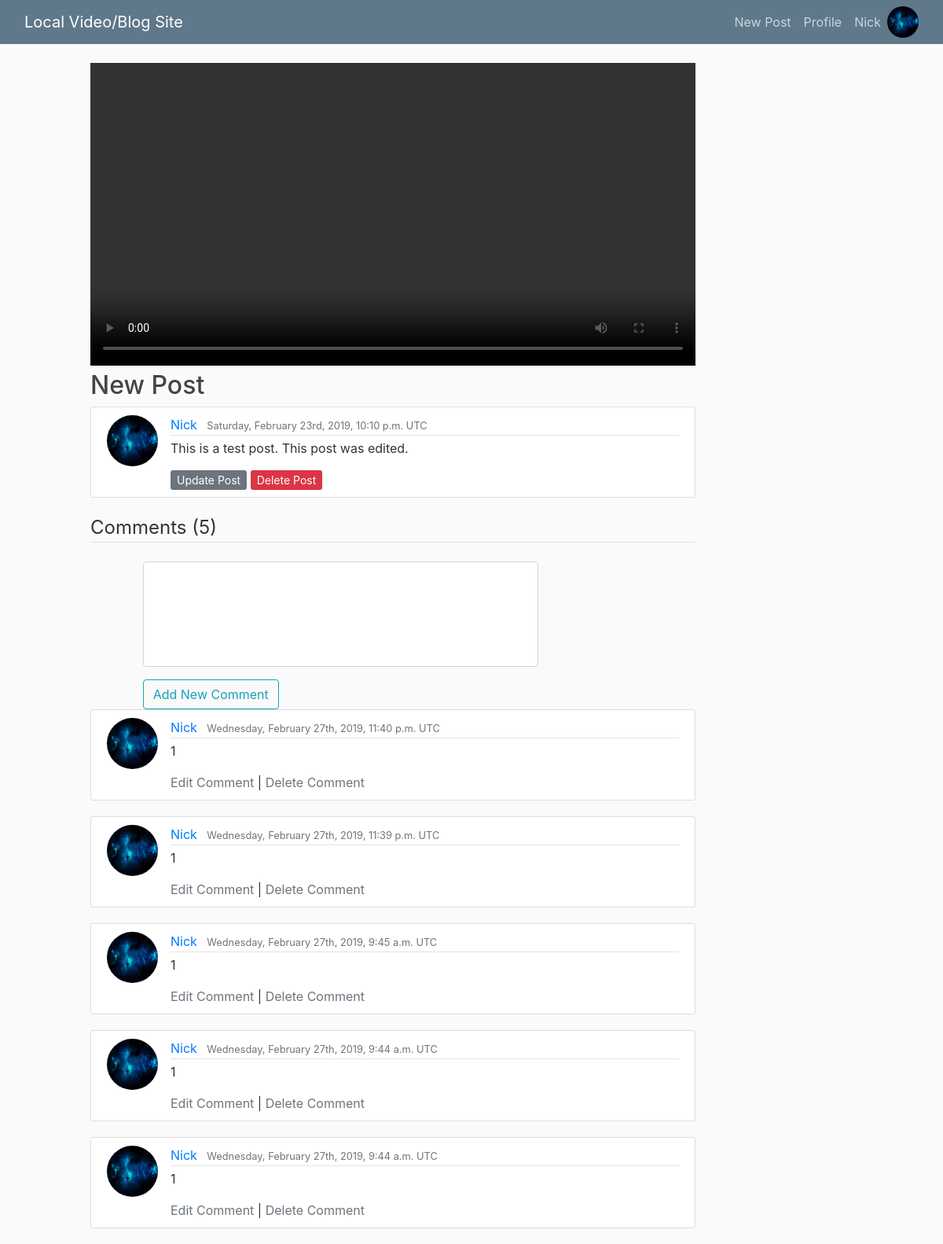
The app's page /posts/3/ (signed in), older data.
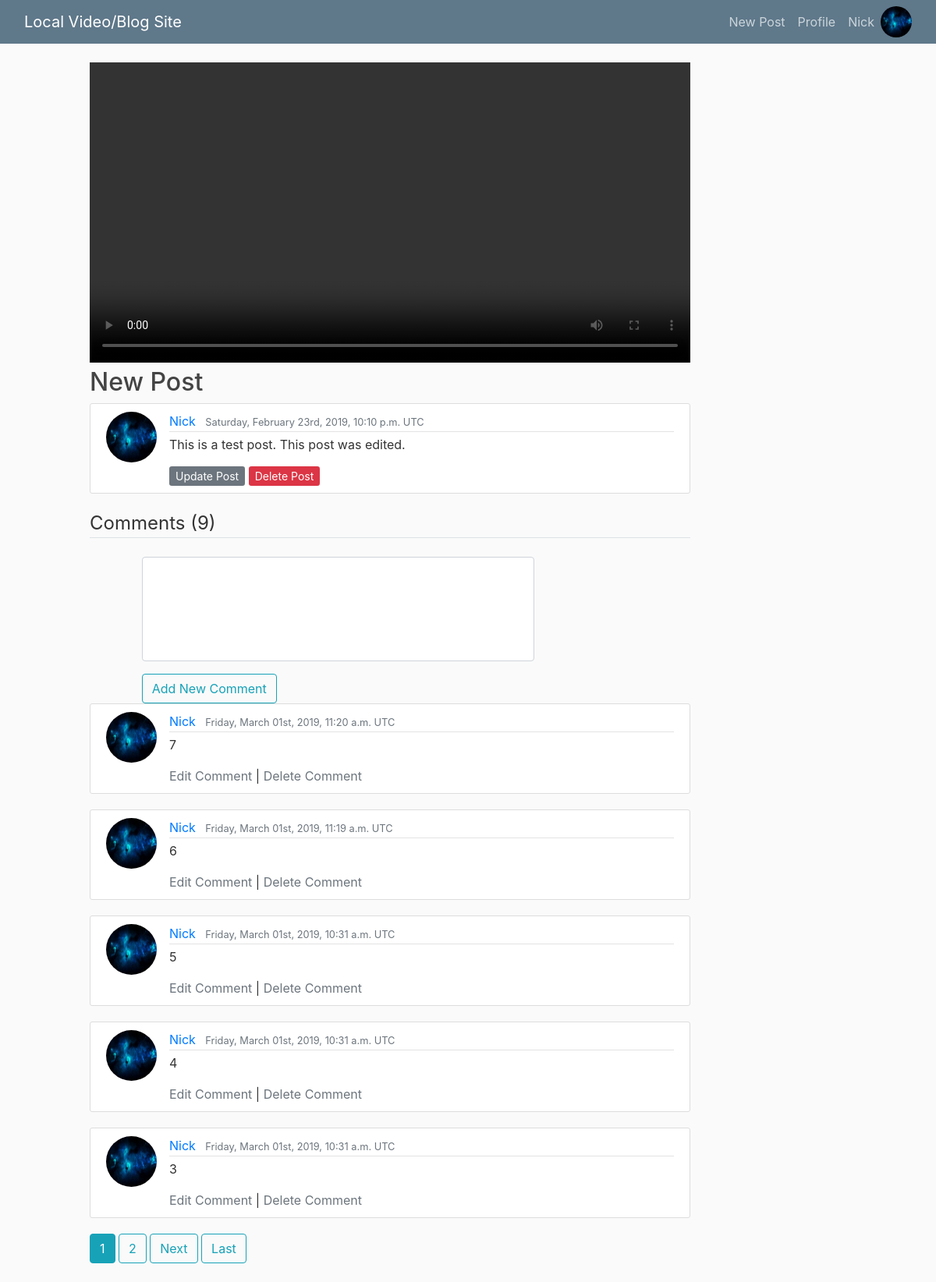
The same page, newer data.
### users/models.py (models this page shows, shortened)
class CustomUser(AbstractUser):
  user_ip = models.GenericIPAddressField(blank=True, null=True, unique=True)
  password = models.GenericIPAddressField(blank=True, null=True)

class Profile(models.Model):
  user = models.OneToOneField(get_user_model(), on_delete=models.CASCADE) # Cascade removes profile if user is deleted
  image = models.ImageField(default='default.jpg', upload_to='profile_pics')

### posts/models.py (models this page shows, shortened)
class Post(models.Model):
  title = models.CharField(max_length=100)
  content = models.TextField()
  date_posted = models.DateTimeField(default=timezone.now) # passing in function for timezone
  author = models.ForeignKey(get_user_model(), on_delete=models.CASCADE) # CASCADE will delete post if user is deleted
  video = models.FileField(blank=True, null=True, upload_to='videos/%Y/%m/%d/',
                           validators=[FileExtensionValidator(allowed_extensions=['mp4', 'ogb', 'webm'])])
  video_thumbnail = models.ImageField(blank=True, default='default_thumbnail.jpg', upload_to='thumbnails/%Y/%m/%d/')

class Comment(models.Model):
  post = models.ForeignKey(Post, on_delete=models.CASCADE)
  author = models.ForeignKey(get_user_model(), on_delete=models.CASCADE)
  comment = models.TextField(verbose_name=u"")
  date_posted = models.DateTimeField(default=timezone.now)

### posts/views.py (the view, shortened to what this page needs)
# urls.py: path('<int:pk>/', PostDetailView.as_view(), name="post-detail"),
class PostDetailView(FormMixin, MultipleObjectMixin, DetailView):
  model = Post
  template_name = 'posts/post_detail.html'
  paginate_by = 5
  form_class = CommentCreationForm
  def get_context_data(self, **kwargs):
    object_list = Comment.objects.filter(post=self.get_object()).order_by('-date_posted')
    context = super(PostDetailView, self).get_context_data(object_list=object_list, **kwargs)
    context['comment_form'] = self.get_form()
    return context

### posts/forms.py
class CommentCreationForm(forms.ModelForm):
  comment = forms.CharField(label="", help_text="", widget=forms.Textarea(attrs={'rows':5,'cols':20, 'style':'resize:none;'}))
  class Meta:
    model = Comment
    fields = ('comment',)

### posts/templates/posts/post_detail.html (shortened to what this page needs)
{% extends "posts/base.html" %}
{% load crispy_forms_tags %}
{% block video %}
<div class="row">
  <div class="col-md-1"></div>
  <div class="col-md-8">
    {% if object.video %}
      <video name="{{ object.video }}" controls width='100%'>
        <source src="{{ object.video.url }}"></source>
      </video>
    {% endif %}
    <h2 class="article-title">{{ object.title }}</h2>
    <article class="media content-section">
      <img class="rounded-circle article-img" src="{{ object.author.profile.image.url }}">
      <div class="media-body">
        <div class="article-metadata">
          <a class="mr-2" href="{% url 'user-posts' object.author.username %}">{{ object.author }}</a>
          <small class="text-muted">{{ object.date_posted|date:"l, F dS, Y, P T" }}</small>
        </div>
        <p class="article-content break-words">{{ object.content }}</p>
        {% if object.author == user %}
        <div>
          <a class="btn-secondary btn-sm mt-1 mb-1" href="{% url 'post-update' object.id %}">Update Post</a>
          <a class="btn-danger btn-sm mt-1 mb-1" href="{% url 'post-delete' object.id %}">Delete Post</a>
        </div>
        {% endif %}
      </div>
    </article>
    <div class="row">
      <div class="col-md-12">
          <legend class="border-bottom mb-4">Comments ({{ page_obj.paginator.count }}) </legend>
      </div>
    </div>
    <div class="row">
      <div class="col-md-1"></div>
      <div class="col-md-8">
        <form method="post">
          {{ comment_form|crispy }}
          <button class="btn btn-outline-info" type="submit">Add New Comment</button>
        </form>
      </div>
    </div>
    {% for com in object_list %}
    <article class="media content-section">
      <img class="rounded-circle article-img" src="{{ com.author.profile.image.url }}">
      <div class="media-body">
        <div class="article-metadata">
          <a class="mr-2" href="{% url 'user-posts' com.author.username %}">{{ com.author }}</a>
          <small class="text-muted">{{ com.date_posted|date:"l, F dS, Y, P T" }}</small>
        </div>
          <p class="break-words">{{ com.comment }}</p>
        {% if com.author == user %}
        <div>
          <a class="text-muted" href="{% url 'comment-update' com.id %}">Edit Comment</a>
          |
          <a class="text-muted" href="{% url 'comment-delete' com.id %}">Delete Comment</a>
        </div>
        {% endif %}
      </div>
    </article>
    {% endfor %}
    {% if is_paginated %}
      {% for num in page_obj.paginator.page_range %}
        {% if page_obj.number == num %}
          <a class="btn btn-info mb-4" href="?page={{ num }}">{{ num }}</a>
        {% elif num > page_obj.number|add:'-3' and num < page_obj.number|add:'3' %}
          <a class="btn btn-outline-info mb-4" href="?page={{ num }}">{{ num }}</a>
        {% endif %}
      {% endfor %}
      {% if page_obj.has_next %}
        <a class="btn btn-outline-info mb-4" href="?page={{ page_obj.next_page_number }}">Next</a>
        <a class="btn btn-outline-info mb-4" href="?page={{ page_obj.paginator.num_pages }}">Last</a>
      {% endif %}
    {% endif %}
  </div>
</div>
{% endblock video %}

### posts/templates/posts/base.html (shortened to what this page needs)
{% extends "posts/shell.html" %}
{% block body %}
    <header class="site-header">
      <nav class="navbar navbar-expand-md navbar-dark bg-steel fixed-top">
        <div class="container-fluid">
          <a class="navbar-brand mr-4" href="/">Local Video/Blog Site</a>
          <div class="collapse navbar-collapse" id="navbarToggle">
            <div class="navbar-nav">
              {% if user.is_authenticated %}
                <a class="nav-item nav-link" href="{% url 'post-create' %}">New Post</a>
                <a class="nav-item nav-link" href="{% url 'profile' %}">Profile</a>
                <a class="nav-item nav-link" href="{% url 'profile' %}">{{ user }}</a>
                <a href="{% url 'profile' %}">
                  <img src="{{ user.profile.image.url }}" width="40" height="40" class="rounded-circle">
                </a>
              {% else %}
                <a class="nav-item nav-link" href="{% url 'login' %}">Login</a>
                <a class="nav-item nav-link" href="{% url 'register' %}">Register</a>
              {% endif %}
            </div>
          </div>
        </div>
      </nav>
    </header>
    <main role="main" class="container-fluid">
      {% block video %}{% endblock %}
    </main>
{% endblock body %}

### posts/templates/posts/shell.html (shortened to what this page needs)
{% load static %}
<!DOCTYPE html>
<html>
  <head>
    <link rel="stylesheet" href="{% static 'css/bootstrap.css' %}">
    <link rel="stylesheet" type="text/css" href="{% static 'posts/main.css' %}">
  </head>
  <body>
    {% block body %}{% endblock %}
  </body>
</html>

### posts/static/posts/main.css (style rules this page uses)
body { background: #fafafa; color: #333333; margin-top: 5rem; }
h1, h2, h3, h4, h5, h6 { color: #444444; }
.bg-steel { background-color: #5f788a; }
.site-header .navbar-nav .nav-link { color: #cbd5db; }
.content-section { background: #ffffff; padding: 10px 20px; border: 1px solid #dddddd; border-radius: 3px; margin-bottom: 20px; }
.article-title { color: #444444; }
.article-content { white-space: pre-line; }
.article-img { height: 65px; width: 65px; margin-right: 16px; }
.article-metadata { padding-bottom: 1px; margin-bottom: 4px; border-bottom: 1px solid #e3e3e3 }
p.break-words { word-break: break-all; }

Row changes from the older to the newer data that the page shows:
removed Comment: author.profile.image (picture), author "Nick", date_posted "Wednesday, February 27th, 2019, 11:40 p.m. UTC", comment "1", shows "Edit Comment"
removed Comment: author.profile.image (picture), author "Nick", date_posted "Wednesday, February 27th, 2019, 11:39 p.m. UTC", comment "1", shows "Edit Comment"
removed Comment: author.profile.image (picture), author "Nick", date_posted "Wednesday, February 27th, 2019, 9:45 a.m. UTC", comment "1", shows "Edit Comment"
removed Comment: author.profile.image (picture), author "Nick", date_posted "Wednesday, February 27th, 2019, 9:44 a.m. UTC", comment "1", shows "Edit Comment"
removed Comment: author.profile.image (picture), author "Nick", date_posted "Wednesday, February 27th, 2019, 9:44 a.m. UTC", comment "1", shows "Edit Comment"
added Comment: author.profile.image (picture), author "Nick", date_posted "Friday, March 01st, 2019, 11:20 a.m. UTC", comment "7", shows "Edit Comment"
added Comment: author.profile.image (picture), author "Nick", date_posted "Friday, March 01st, 2019, 11:19 a.m. UTC", comment "6", shows "Edit Comment"
added Comment: author.profile.image (picture), author "Nick", date_posted "Friday, March 01st, 2019, 10:31 a.m. UTC", comment "5", shows "Edit Comment"
added Comment: author.profile.image (picture), author "Nick", date_posted "Friday, March 01st, 2019, 10:31 a.m. UTC", comment "4", shows "Edit Comment"
added Comment: author.profile.image (picture), author "Nick", date_posted "Friday, March 01st, 2019, 10:31 a.m. UTC", comment "3", shows "Edit Comment"
Text that changed along with them:
{{ page_obj.paginator.count }}: "5" → "9"
new list line: "1"
new list line: "2"
text now shown: "Next Last"
